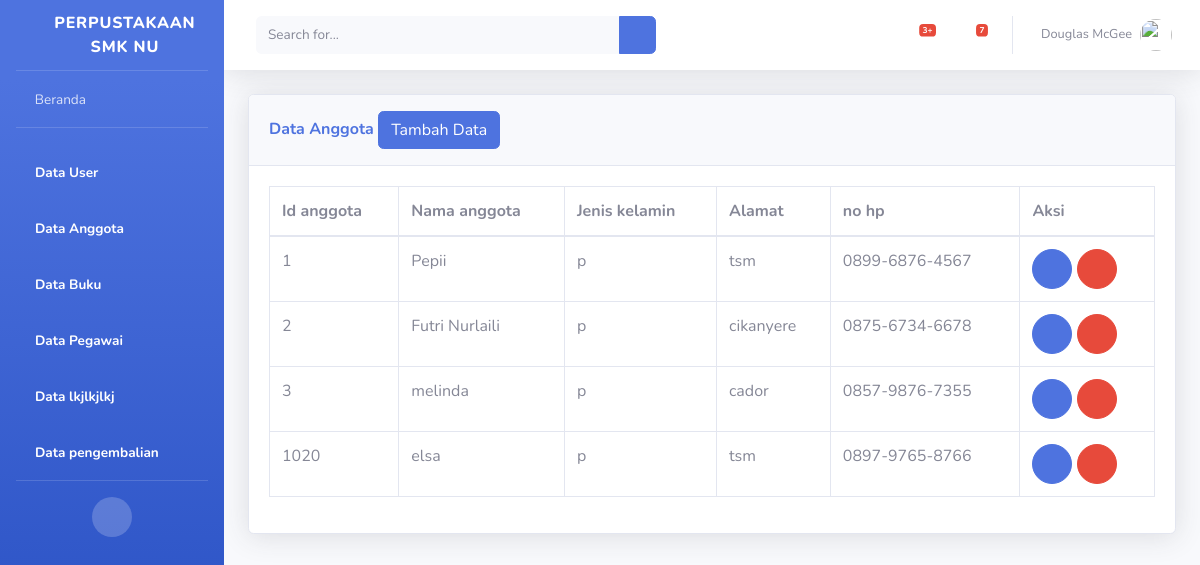
Screenshot of /Perpustakaan_pepi/beranda.php?page=anggota with the database file from the repository.
### tables this page shows
CREATE TABLE `tabel_anggota` (
  `id_anggota` int(5) NOT NULL,
  `Nama_anggota` varchar(50) DEFAULT NULL,
  `Jenis_kelamin` enum('l','p') NOT NULL,
  `alamat` text NOT NULL,
  `no_hp` varchar(15) NOT NULL
);

### Perpustakaan_pepi/views/anggota/anggota.php (the view)
<div class="container-fluid">
    <div class="card shadow mb-4">
        <div class="card-header py-3">
            <h6 class="m-0 font-weight-bold text-primary">Data Anggota
                <a href="beranda.php?page=anggota&aksi=add">
                    <button class="btn btn-primary">Tambah Data</button>
                </a>
            </h6>
        </div>
        <div class="card-body">
            <div class="table-responsive">
                <table class="table table-bordered" id="dataTable" width="100%" cellspacing="0">
                    <thead>
                        <tr>
                            <th>Id anggota</th>
                            <th>Nama anggota</th>
                            <th>Jenis kelamin</th>
                            <th>Alamat</th>
                            <th>no hp</th>
                            <th>Aksi</th>
                        </tr>
                    </thead>
                    <tbody>
                        <?php
                        $sql = "select * from tabel_anggota";
                        $show = $db->query($sql);
                        foreach($show as $agt):
                    ?>
                        <tr>
                            <td><?php echo $agt['id_anggota']?></td>
                            <td><?php echo $agt['Nama_anggota']?></td>
                            <td><?php echo $agt['Jenis_kelamin']?></td>
                            <td><?php echo $agt['alamat']?></td>
                            <td><?php echo $agt['no_hp']?></td>
                            <td>
                                <a href="beranda.php?page=anggota&aksi=edit&id=<?php echo $agt['id_anggota']?>"
                                    class="btn btn-primary btn-circle">
                                    <i class="fas fa-edit"></i>
                                </a>
                                <a href="model/anggota/prosesdeleteanggota.php?id=<?php echo $agt['id_anggota']?>"
                                    class="btn btn-danger btn-circle">
                                    <i class="fas fa-trash"></i>
                                </a>
                            </td>
                        </tr>
                        <?php endforeach; ?>
                    </tbody>
                </table>
            </div>
        </div>
    </div>
</div>

### rows the page displays
tabel_anggota: id_anggota "1", Nama_anggota "Pepii", Jenis_kelamin "p", alamat "tsm", no_hp "0899-6876-4567"
tabel_anggota: id_anggota "2", Nama_anggota "Futri Nurlaili", Jenis_kelamin "p", alamat "cikanyere", no_hp "0875-6734-6678"
tabel_anggota: id_anggota "3", Nama_anggota "melinda", Jenis_kelamin "p", alamat "cador", no_hp "0857-9876-7355"
tabel_anggota: id_anggota "1020", Nama_anggota "elsa", Jenis_kelamin "p", alamat "tsm", no_hp "0897-9765-8766"
